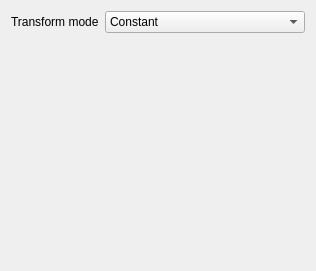
<?xml version="1.0" encoding="UTF-8"?>
<ui version="4.0">
 <class>PartDesignGui::TaskPipeScaling</class>
 <widget class="QWidget" name="PartDesignGui::TaskPipeScaling">
  <property name="geometry">
   <rect>
    <x>0</x>
    <y>0</y>
    <width>316</width>
    <height>271</height>
   </rect>
  </property>
  <property name="sizePolicy">
   <sizepolicy hsizetype="Preferred" vsizetype="Preferred">
    <horstretch>0</horstretch>
    <verstretch>0</verstretch>
   </sizepolicy>
  </property>
  <property name="minimumSize">
   <size>
    <width>0</width>
    <height>0</height>
   </size>
  </property>
  <property name="windowTitle">
   <string>Form</string>
  </property>
  <layout class="QVBoxLayout" name="verticalLayout_3">
   <item>
    <layout class="QHBoxLayout" name="horizontalLayout">
     <item>
      <widget class="QLabel" name="label_2">
       <property name="text">
        <string>Transform mode</string>
       </property>
      </widget>
     </item>
     <item>
      <widget class="QComboBox" name="comboBoxScaling">
       <property name="sizePolicy">
        <sizepolicy hsizetype="Expanding" vsizetype="Fixed">
         <horstretch>0</horstretch>
         <verstretch>0</verstretch>
        </sizepolicy>
       </property>
       <item>
        <property name="text">
         <string>Constant</string>
        </property>
       </item>
       <item>
        <property name="text">
         <string>Multisection</string>
        </property>
       </item>
      </widget>
     </item>
    </layout>
   </item>
   <item>
    <widget class="QStackedWidget" name="stackedWidget">
     <property name="currentIndex">
      <number>1</number>
     </property>
     <widget class="QWidget" name="constant"/>
     <widget class="QWidget" name="multisection">
      <property name="sizePolicy">
       <sizepolicy hsizetype="Preferred" vsizetype="Preferred">
        <horstretch>0</horstretch>
        <verstretch>0</verstretch>
       </sizepolicy>
      </property>
      <property name="minimumSize">
       <size>
        <width>0</width>
        <height>0</height>
       </size>
      </property>
      <layout class="QVBoxLayout" name="verticalLayout_2"/>
     </widget>
    </widget>
   </item>
  </layout>
 </widget>
 <resources/>
 <connections/>
</ui>
